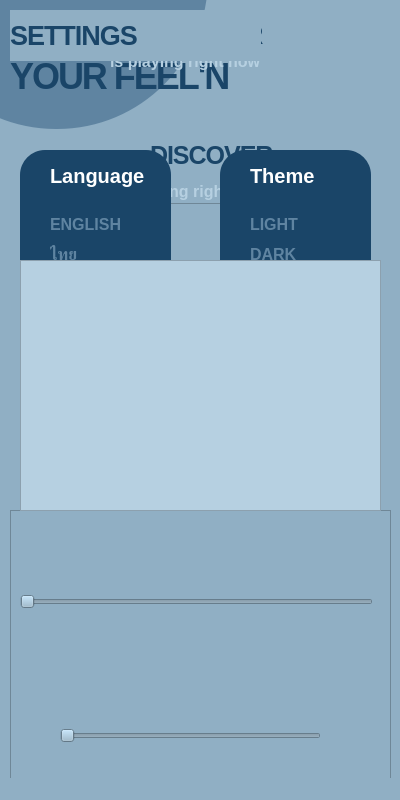
<?xml version="1.0" encoding="UTF-8"?>
<ui version="4.0">
 <class>MainWindow</class>
 <widget class="QMainWindow" name="MainWindow">
  <property name="geometry">
   <rect>
    <x>0</x>
    <y>0</y>
    <width>400</width>
    <height>800</height>
   </rect>
  </property>
  <property name="minimumSize">
   <size>
    <width>400</width>
    <height>800</height>
   </size>
  </property>
  <property name="maximumSize">
   <size>
    <width>400</width>
    <height>800</height>
   </size>
  </property>
  <property name="windowTitle">
   <string>MainWindow</string>
  </property>
  <property name="styleSheet">
   <string notr="true">background-color: rgb(144, 175, 196);</string>
  </property>
  <property name="animated">
   <bool>false</bool>
  </property>
  <widget class="QWidget" name="centralwidget">
   <widget class="QLabel" name="label">
    <property name="geometry">
     <rect>
      <x>-95</x>
      <y>-174</y>
      <width>303</width>
      <height>303</height>
     </rect>
    </property>
    <property name="sizePolicy">
     <sizepolicy hsizetype="Fixed" vsizetype="Fixed">
      <horstretch>20</horstretch>
      <verstretch>20</verstretch>
     </sizepolicy>
    </property>
    <property name="minimumSize">
     <size>
      <width>303</width>
      <height>303</height>
     </size>
    </property>
    <property name="maximumSize">
     <size>
      <width>303</width>
      <height>303</height>
     </size>
    </property>
    <property name="styleSheet">
     <string notr="true">QLabel {
	background-color: rgb(95, 132, 161);
	border-radius: 151px;
}</string>
    </property>
    <property name="frameShape">
     <enum>QFrame::NoFrame</enum>
    </property>
    <property name="text">
     <string/>
    </property>
   </widget>
   <widget class="QLabel" name="label_2">
    <property name="geometry">
     <rect>
      <x>10</x>
      <y>10</y>
      <width>251</width>
      <height>91</height>
     </rect>
    </property>
    <property name="font">
     <font>
      <family>Segoe UI</family>
      <pointsize>27</pointsize>
      <italic>false</italic>
      <bold>true</bold>
      <underline>false</underline>
      <strikeout>false</strikeout>
      <stylestrategy>PreferDefault</stylestrategy>
      <kerning>true</kerning>
     </font>
    </property>
    <property name="tabletTracking">
     <bool>false</bool>
    </property>
    <property name="styleSheet">
     <string notr="true">letter-spacing: -2px;
font-style: normal;
font-weight: 2000;
background-color: transparent;
color: #1A4568	
</string>
    </property>
    <property name="text">
     <string>DISCOVER 
YOUR FEEL'N</string>
    </property>
   </widget>
   <widget class="QPushButton" name="pushButton">
    <property name="geometry">
     <rect>
      <x>360</x>
      <y>20</y>
      <width>28</width>
      <height>28</height>
     </rect>
    </property>
    <property name="cursor">
     <cursorShape>PointingHandCursor</cursorShape>
    </property>
    <property name="styleSheet">
     <string notr="true">QPushButton {
	background-image: url(:/gear-solid 1.png);
    background-repeat: no-repeat;
    background-position: center;
	border: none;
}</string>
    </property>
    <property name="text">
     <string/>
    </property>
    <property name="iconSize">
     <size>
      <width>100</width>
      <height>28</height>
     </size>
    </property>
    <property name="checkable">
     <bool>false</bool>
    </property>
    <property name="autoRepeat">
     <bool>false</bool>
    </property>
   </widget>
   <widget class="QFrame" name="frame">
    <property name="geometry">
     <rect>
      <x>60</x>
      <y>203</y>
      <width>281</width>
      <height>291</height>
     </rect>
    </property>
    <property name="styleSheet">
     <string notr="true">background-image: url(:/Dis_pic.png);</string>
    </property>
    <property name="frameShape">
     <enum>QFrame::StyledPanel</enum>
    </property>
    <property name="frameShadow">
     <enum>QFrame::Raised</enum>
    </property>
   </widget>
   <widget class="QLabel" name="label_3">
    <property name="geometry">
     <rect>
      <x>115</x>
      <y>180</y>
      <width>191</width>
      <height>22</height>
     </rect>
    </property>
    <property name="font">
     <font>
      <pointsize>12</pointsize>
      <bold>true</bold>
     </font>
    </property>
    <property name="styleSheet">
     <string notr="true">QLabel{
	qproperty-alignment: 'AlignCenter';
	background-color: transparent;
	color: #B6D0E1
}</string>
    </property>
    <property name="text">
     <string>is playing right now</string>
    </property>
   </widget>
   <widget class="QLabel" name="label_4">
    <property name="geometry">
     <rect>
      <x>150</x>
      <y>140</y>
      <width>131</width>
      <height>31</height>
     </rect>
    </property>
    <property name="font">
     <font>
      <family>Segoe UI</family>
      <pointsize>-1</pointsize>
      <italic>false</italic>
      <bold>true</bold>
      <underline>false</underline>
      <strikeout>false</strikeout>
      <stylestrategy>PreferDefault</stylestrategy>
      <kerning>true</kerning>
     </font>
    </property>
    <property name="tabletTracking">
     <bool>false</bool>
    </property>
    <property name="styleSheet">
     <string notr="true">letter-spacing: -1px;
font-style: normal;
font-weight: 2000;
font-size: 25px;
line-height: 38px;
text-align: center;
color: #1A4568;
</string>
    </property>
    <property name="text">
     <string>DISCOVER</string>
    </property>
   </widget>
   <widget class="QLabel" name="label_5">
    <property name="geometry">
     <rect>
      <x>110</x>
      <y>50</y>
      <width>191</width>
      <height>22</height>
     </rect>
    </property>
    <property name="font">
     <font>
      <pointsize>12</pointsize>
      <bold>true</bold>
     </font>
    </property>
    <property name="styleSheet">
     <string notr="true">QLabel{
	qproperty-alignment: 'AlignCenter';
	background-color: transparent;
	color: #B6D0E1
}</string>
    </property>
    <property name="text">
     <string>is playing right now</string>
    </property>
   </widget>
   <widget class="QLabel" name="label_6">
    <property name="geometry">
     <rect>
      <x>140</x>
      <y>20</y>
      <width>131</width>
      <height>31</height>
     </rect>
    </property>
    <property name="font">
     <font>
      <family>Segoe UI</family>
      <pointsize>-1</pointsize>
      <italic>false</italic>
      <bold>true</bold>
      <underline>false</underline>
      <strikeout>false</strikeout>
      <stylestrategy>PreferDefault</stylestrategy>
      <kerning>true</kerning>
     </font>
    </property>
    <property name="tabletTracking">
     <bool>false</bool>
    </property>
    <property name="styleSheet">
     <string notr="true">letter-spacing: -1px;
font-style: normal;
font-weight: 2000;
font-size: 25px;
line-height: 38px;
text-align: center;
color: #1A4568;
background-color: transparent;</string>
    </property>
    <property name="text">
     <string>DISCOVER</string>
    </property>
   </widget>
   <widget class="QFrame" name="frame_4">
    <property name="geometry">
     <rect>
      <x>120</x>
      <y>80</y>
      <width>171</width>
      <height>171</height>
     </rect>
    </property>
    <property name="styleSheet">
     <string notr="true">image: url(:/Dis_pic.png);
background-color: transparent;</string>
    </property>
    <property name="frameShape">
     <enum>QFrame::StyledPanel</enum>
    </property>
    <property name="frameShadow">
     <enum>QFrame::Raised</enum>
    </property>
   </widget>
   <widget class="QPushButton" name="pushButton_31">
    <property name="geometry">
     <rect>
      <x>720</x>
      <y>410</y>
      <width>93</width>
      <height>29</height>
     </rect>
    </property>
    <property name="styleSheet">
     <string notr="true">QPushButton {
font-style: normal;
font-weight: 2000;
font-size: 16px;
line-height: 41px;
letter-spacing: -1px;
background-color: rgb(26, 69, 104);
color: #FFFFFF;
}
QPushButton:hover
{
color: #808080;
background-color: rgb(255, 255, 255);
}
</string>
    </property>
    <property name="text">
     <string>APPLY</string>
    </property>
   </widget>
   <widget class="QFrame" name="frame_7">
    <property name="geometry">
     <rect>
      <x>410</x>
      <y>100</y>
      <width>421</width>
      <height>261</height>
     </rect>
    </property>
    <property name="autoFillBackground">
     <bool>false</bool>
    </property>
    <property name="styleSheet">
     <string notr="true">background-color: rgb(26, 69, 104);border-radius: 25px;;</string>
    </property>
    <property name="frameShape">
     <enum>QFrame::StyledPanel</enum>
    </property>
    <property name="frameShadow">
     <enum>QFrame::Raised</enum>
    </property>
    <widget class="QPushButton" name="pushButton_32">
     <property name="geometry">
      <rect>
       <x>30</x>
       <y>60</y>
       <width>121</width>
       <height>29</height>
      </rect>
     </property>
     <property name="styleSheet">
      <string notr="true">QPushButton {
font-style: normal;
font-weight: 2000;
font-size: 16px;
line-height: 24px;
text-align: left;
color: #5F84A1;
}
QPushButton:hover {
color: rgb(158, 170, 189)
}
</string>
     </property>
     <property name="text">
      <string>PLAY/PAUSE</string>
     </property>
    </widget>
    <widget class="QPushButton" name="pushButton_33">
     <property name="geometry">
      <rect>
       <x>30</x>
       <y>90</y>
       <width>93</width>
       <height>29</height>
      </rect>
     </property>
     <property name="styleSheet">
      <string notr="true">QPushButton {
font-style: normal;
font-weight: 2000;
font-size: 16px;
line-height: 24px;
text-align: left;
color: #5F84A1;
}
QPushButton:hover {
color: rgb(158, 170, 189)
}
</string>
     </property>
     <property name="text">
      <string>NEXT</string>
     </property>
    </widget>
    <widget class="QPushButton" name="pushButton_34">
     <property name="geometry">
      <rect>
       <x>30</x>
       <y>120</y>
       <width>93</width>
       <height>29</height>
      </rect>
     </property>
     <property name="styleSheet">
      <string notr="true">QPushButton {
font-style: normal;
font-weight: 2000;
font-size: 16px;
line-height: 24px;
text-align: left;
color: #5F84A1;
}
QPushButton:hover {
color: rgb(158, 170, 189)
}
</string>
     </property>
     <property name="text">
      <string>PREVIOUS</string>
     </property>
    </widget>
    <widget class="QLabel" name="label_12">
     <property name="geometry">
      <rect>
       <x>30</x>
       <y>10</y>
       <width>81</width>
       <height>31</height>
      </rect>
     </property>
     <property name="font">
      <font>
       <family>Segoe UI</family>
       <pointsize>-1</pointsize>
       <italic>false</italic>
       <bold>true</bold>
      </font>
     </property>
     <property name="styleSheet">
      <string notr="true">font-weight: 2000;
font-size: 20px;
line-height: 24px;
text-align: center;
color: #FFFFFF;</string>
     </property>
     <property name="text">
      <string>HOTKEYS</string>
     </property>
    </widget>
    <widget class="QPushButton" name="pushButton_35">
     <property name="geometry">
      <rect>
       <x>30</x>
       <y>150</y>
       <width>93</width>
       <height>29</height>
      </rect>
     </property>
     <property name="styleSheet">
      <string notr="true">QPushButton {
font-style: normal;
font-weight: 2000;
font-size: 16px;
line-height: 24px;
text-align: left;
color: #5F84A1;
}
QPushButton:hover {
color: rgb(158, 170, 189)
}
</string>
     </property>
     <property name="text">
      <string>SETTINGS</string>
     </property>
    </widget>
    <widget class="QPushButton" name="pushButton_36">
     <property name="geometry">
      <rect>
       <x>30</x>
       <y>180</y>
       <width>121</width>
       <height>29</height>
      </rect>
     </property>
     <property name="styleSheet">
      <string notr="true">QPushButton {
font-style: normal;
font-weight: 2000;
font-size: 16px;
line-height: 24px;
text-align: left;
color: #5F84A1;
}
QPushButton:hover {
color: rgb(158, 170, 189)
}
</string>
     </property>
     <property name="text">
      <string>IMPORT FILE</string>
     </property>
    </widget>
    <widget class="QPushButton" name="pushButton_37">
     <property name="geometry">
      <rect>
       <x>30</x>
       <y>210</y>
       <width>93</width>
       <height>29</height>
      </rect>
     </property>
     <property name="styleSheet">
      <string notr="true">QPushButton {
font-style: normal;
font-weight: 2000;
font-size: 16px;
line-height: 24px;
text-align: left;
color: #5F84A1;
}
QPushButton:hover {
color: rgb(158, 170, 189)
}
</string>
     </property>
     <property name="text">
      <string>SHUFFLE</string>
     </property>
    </widget>
    <widget class="QPushButton" name="pushButton_38">
     <property name="geometry">
      <rect>
       <x>220</x>
       <y>60</y>
       <width>121</width>
       <height>29</height>
      </rect>
     </property>
     <property name="styleSheet">
      <string notr="true">QPushButton {
font-style: normal;
font-weight: 2000;
font-size: 16px;
line-height: 24px;
text-align: left;
color: #5F84A1;
}
QPushButton:hover {
color: rgb(158, 170, 189)
}
</string>
     </property>
     <property name="text">
      <string>SPACEBAR</string>
     </property>
    </widget>
    <widget class="QPushButton" name="pushButton_39">
     <property name="geometry">
      <rect>
       <x>220</x>
       <y>90</y>
       <width>171</width>
       <height>29</height>
      </rect>
     </property>
     <property name="styleSheet">
      <string notr="true">QPushButton {
font-style: normal;
font-weight: 2000;
font-size: 16px;
line-height: 24px;
text-align: left;
color: #5F84A1;
}
QPushButton:hover {
color: rgb(158, 170, 189)
}
</string>
     </property>
     <property name="text">
      <string>RIGHTARROWKEY</string>
     </property>
    </widget>
    <widget class="QPushButton" name="pushButton_40">
     <property name="geometry">
      <rect>
       <x>220</x>
       <y>120</y>
       <width>161</width>
       <height>29</height>
      </rect>
     </property>
     <property name="styleSheet">
      <string notr="true">QPushButton {
font-style: normal;
font-weight: 2000;
font-size: 16px;
line-height: 24px;
text-align: left;
color: #5F84A1;
}
QPushButton:hover {
color: rgb(158, 170, 189)
}
</string>
     </property>
     <property name="text">
      <string>LEFTARROWKEY</string>
     </property>
    </widget>
    <widget class="QPushButton" name="pushButton_41">
     <property name="geometry">
      <rect>
       <x>220</x>
       <y>150</y>
       <width>161</width>
       <height>29</height>
      </rect>
     </property>
     <property name="styleSheet">
      <string notr="true">QPushButton {
font-style: normal;
font-weight: 2000;
font-size: 16px;
line-height: 24px;
text-align: left;
color: #5F84A1;
}
QPushButton:hover {
color: rgb(158, 170, 189)
}
</string>
     </property>
     <property name="text">
      <string>ESC</string>
     </property>
    </widget>
    <widget class="QPushButton" name="pushButton_42">
     <property name="geometry">
      <rect>
       <x>220</x>
       <y>180</y>
       <width>161</width>
       <height>29</height>
      </rect>
     </property>
     <property name="styleSheet">
      <string notr="true">QPushButton {
font-style: normal;
font-weight: 2000;
font-size: 16px;
line-height: 24px;
text-align: left;
color: #5F84A1;
}
QPushButton:hover {
color: rgb(158, 170, 189)
}
</string>
     </property>
     <property name="text">
      <string>CTRL + O</string>
     </property>
    </widget>
    <widget class="QPushButton" name="pushButton_43">
     <property name="geometry">
      <rect>
       <x>220</x>
       <y>210</y>
       <width>161</width>
       <height>29</height>
      </rect>
     </property>
     <property name="styleSheet">
      <string notr="true">QPushButton {
font-style: normal;
font-weight: 2000;
font-size: 16px;
line-height: 24px;
text-align: left;
color: #5F84A1;
}
QPushButton:hover {
color: rgb(158, 170, 189)
}
</string>
     </property>
     <property name="text">
      <string>S</string>
     </property>
    </widget>
   </widget>
   <widget class="QFrame" name="frame_8">
    <property name="geometry">
     <rect>
      <x>0</x>
      <y>90</y>
      <width>401</width>
      <height>341</height>
     </rect>
    </property>
    <property name="styleSheet">
     <string notr="true">background-color: transparent;</string>
    </property>
    <property name="frameShape">
     <enum>QFrame::StyledPanel</enum>
    </property>
    <property name="frameShadow">
     <enum>QFrame::Raised</enum>
    </property>
    <widget class="QFrame" name="frame_6">
     <property name="geometry">
      <rect>
       <x>220</x>
       <y>60</y>
       <width>151</width>
       <height>261</height>
      </rect>
     </property>
     <property name="autoFillBackground">
      <bool>false</bool>
     </property>
     <property name="styleSheet">
      <string notr="true">background-color: rgb(26, 69, 104);border-radius: 25px;;</string>
     </property>
     <property name="frameShape">
      <enum>QFrame::StyledPanel</enum>
     </property>
     <property name="frameShadow">
      <enum>QFrame::Raised</enum>
     </property>
     <widget class="QLabel" name="label_11">
      <property name="geometry">
       <rect>
        <x>30</x>
        <y>10</y>
        <width>81</width>
        <height>31</height>
       </rect>
      </property>
      <property name="font">
       <font>
        <family>Segoe UI</family>
        <pointsize>-1</pointsize>
        <italic>false</italic>
        <bold>true</bold>
       </font>
      </property>
      <property name="styleSheet">
       <string notr="true">font-weight: 2000;
font-size: 20px;
line-height: 24px;
text-align: center;
color: #FFFFFF;</string>
      </property>
      <property name="text">
       <string>Theme</string>
      </property>
     </widget>
     <widget class="QPushButton" name="pushButton_28">
      <property name="geometry">
       <rect>
        <x>30</x>
        <y>60</y>
        <width>93</width>
        <height>29</height>
       </rect>
      </property>
      <property name="styleSheet">
       <string notr="true">QPushButton {
font-style: normal;
font-weight: 2000;
font-size: 16px;
line-height: 24px;
text-align: left;
color: #5F84A1;
}
QPushButton:hover {
color: rgb(158, 170, 189)
}
</string>
      </property>
      <property name="text">
       <string>LIGHT</string>
      </property>
     </widget>
     <widget class="QPushButton" name="pushButton_29">
      <property name="geometry">
       <rect>
        <x>30</x>
        <y>90</y>
        <width>93</width>
        <height>29</height>
       </rect>
      </property>
      <property name="styleSheet">
       <string notr="true">QPushButton {
font-style: normal;
font-weight: 2000;
font-size: 16px;
line-height: 24px;
text-align: left;
color: #5F84A1;
}
QPushButton:hover {
color: rgb(158, 170, 189)
}
</string>
      </property>
      <property name="text">
       <string>DARK</string>
      </property>
     </widget>
     <widget class="QPushButton" name="pushButton_30">
      <property name="geometry">
       <rect>
        <x>30</x>
        <y>120</y>
        <width>93</width>
        <height>29</height>
       </rect>
      </property>
      <property name="styleSheet">
       <string notr="true">QPushButton {
font-style: normal;
font-weight: 2000;
font-size: 16px;
line-height: 24px;
text-align: left;
color: #5F84A1;
}
QPushButton:hover {
color: rgb(158, 170, 189)
}
</string>
      </property>
      <property name="text">
       <string>CUSTOM</string>
      </property>
     </widget>
    </widget>
    <widget class="QFrame" name="frame_5">
     <property name="geometry">
      <rect>
       <x>20</x>
       <y>60</y>
       <width>151</width>
       <height>261</height>
      </rect>
     </property>
     <property name="autoFillBackground">
      <bool>false</bool>
     </property>
     <property name="styleSheet">
      <string notr="true">background-color: rgb(26, 69, 104);border-radius: 25px;;</string>
     </property>
     <property name="frameShape">
      <enum>QFrame::StyledPanel</enum>
     </property>
     <property name="frameShadow">
      <enum>QFrame::Raised</enum>
     </property>
     <widget class="QLabel" name="label_10">
      <property name="geometry">
       <rect>
        <x>30</x>
        <y>10</y>
        <width>101</width>
        <height>31</height>
       </rect>
      </property>
      <property name="font">
       <font>
        <family>Segoe UI</family>
        <pointsize>-1</pointsize>
        <italic>false</italic>
        <bold>true</bold>
       </font>
      </property>
      <property name="styleSheet">
       <string notr="true">font-weight: 2000;
font-size: 20px;
line-height: 24px;
text-align: center;
color: #FFFFFF;</string>
      </property>
      <property name="text">
       <string>Language</string>
      </property>
     </widget>
     <widget class="QPushButton" name="pushButton_14">
      <property name="geometry">
       <rect>
        <x>30</x>
        <y>60</y>
        <width>93</width>
        <height>29</height>
       </rect>
      </property>
      <property name="styleSheet">
       <string notr="true">QPushButton {
font-style: normal;
font-weight: 2000;
font-size: 16px;
line-height: 24px;
text-align: left;
color: #5F84A1;
}
QPushButton:hover {
color: rgb(158, 170, 189)
}

</string>
      </property>
      <property name="text">
       <string>ENGLISH</string>
      </property>
     </widget>
     <widget class="QPushButton" name="pushButton_27">
      <property name="geometry">
       <rect>
        <x>30</x>
        <y>90</y>
        <width>93</width>
        <height>29</height>
       </rect>
      </property>
      <property name="styleSheet">
       <string notr="true">QPushButton {
font-style: normal;
font-weight: 2000;
font-size: 16px;
line-height: 24px;
text-align: left;
color: #5F84A1;
}
QPushButton:hover {
color: rgb(158, 170, 189)
}
</string>
      </property>
      <property name="text">
       <string>ไทย</string>
      </property>
     </widget>
    </widget>
   </widget>
   <widget class="QFrame" name="frame_9">
    <property name="geometry">
     <rect>
      <x>10</x>
      <y>510</y>
      <width>381</width>
      <height>271</height>
     </rect>
    </property>
    <property name="frameShape">
     <enum>QFrame::StyledPanel</enum>
    </property>
    <property name="frameShadow">
     <enum>QFrame::Raised</enum>
    </property>
    <widget class="QPushButton" name="pushButton_8">
     <property name="geometry">
      <rect>
       <x>280</x>
       <y>20</y>
       <width>28</width>
       <height>28</height>
      </rect>
     </property>
     <property name="cursor">
      <cursorShape>PointingHandCursor</cursorShape>
     </property>
     <property name="styleSheet">
      <string notr="true">QPushButton {
	background-image: url(:/button-list.png);
    background-repeat: no-repeat;
    background-position: center;
	border: none;
}</string>
     </property>
     <property name="text">
      <string/>
     </property>
     <property name="iconSize">
      <size>
       <width>28</width>
       <height>28</height>
      </size>
     </property>
    </widget>
    <widget class="QPushButton" name="pushButton_4">
     <property name="geometry">
      <rect>
       <x>54</x>
       <y>20</y>
       <width>28</width>
       <height>28</height>
      </rect>
     </property>
     <property name="cursor">
      <cursorShape>PointingHandCursor</cursorShape>
     </property>
     <property name="styleSheet">
      <string notr="true">QPushButton {
	background-image: url(:/button-icon-Vector.png);
    background-repeat: no-repeat;
    background-position: center;
	border: none;
}</string>
     </property>
     <property name="text">
      <string/>
     </property>
     <property name="iconSize">
      <size>
       <width>28</width>
       <height>28</height>
      </size>
     </property>
    </widget>
    <widget class="QPushButton" name="pushButton_3">
     <property name="geometry">
      <rect>
       <x>130</x>
       <y>20</y>
       <width>28</width>
       <height>28</height>
      </rect>
     </property>
     <property name="cursor">
      <cursorShape>PointingHandCursor</cursorShape>
     </property>
     <property name="styleSheet">
      <string notr="true">QPushButton {
	background-image: url(:/button-icon-file-import.png);
    background-repeat: no-repeat;
    background-position: center;
	border: none;
}</string>
     </property>
     <property name="text">
      <string/>
     </property>
     <property name="iconSize">
      <size>
       <width>28</width>
       <height>28</height>
      </size>
     </property>
    </widget>
    <widget class="QSlider" name="horizontalSlider">
     <property name="geometry">
      <rect>
       <x>10</x>
       <y>81</y>
       <width>353</width>
       <height>22</height>
      </rect>
     </property>
     <property name="orientation">
      <enum>Qt::Horizontal</enum>
     </property>
    </widget>
    <widget class="QPushButton" name="pushButton_2">
     <property name="geometry">
      <rect>
       <x>206</x>
       <y>20</y>
       <width>28</width>
       <height>28</height>
      </rect>
     </property>
     <property name="cursor">
      <cursorShape>PointingHandCursor</cursorShape>
     </property>
     <property name="styleSheet">
      <string notr="true">QPushButton {
	background-image: url(:/button-icon-shuffle.png);
    background-repeat: no-repeat;
    background-position: center;
	border: none;
}</string>
     </property>
     <property name="text">
      <string/>
     </property>
     <property name="iconSize">
      <size>
       <width>28</width>
       <height>28</height>
      </size>
     </property>
    </widget>
    <widget class="QFrame" name="frame_3">
     <property name="geometry">
      <rect>
       <x>320</x>
       <y>210</y>
       <width>31</width>
       <height>31</height>
      </rect>
     </property>
     <property name="styleSheet">
      <string notr="true">QFrame {
	
	background-image: url(:/volume-high-solid 2.png);
    background-repeat: no-repeat;
    background-position: center;
	border: none;
}</string>
     </property>
     <property name="frameShape">
      <enum>QFrame::StyledPanel</enum>
     </property>
     <property name="frameShadow">
      <enum>QFrame::Raised</enum>
     </property>
    </widget>
    <widget class="QPushButton" name="pushButton_6">
     <property name="geometry">
      <rect>
       <x>176</x>
       <y>130</y>
       <width>30</width>
       <height>30</height>
      </rect>
     </property>
     <property name="cursor">
      <cursorShape>PointingHandCursor</cursorShape>
     </property>
     <property name="styleSheet">
      <string notr="true">QPushButton {
	background-image: url(:/button-play-solid 1.png);
    background-repeat: no-repeat;
    background-position: center;
	border: none;
}</string>
     </property>
     <property name="text">
      <string/>
     </property>
     <property name="iconSize">
      <size>
       <width>28</width>
       <height>28</height>
      </size>
     </property>
    </widget>
    <widget class="QPushButton" name="pushButton_5">
     <property name="geometry">
      <rect>
       <x>100</x>
       <y>130</y>
       <width>30</width>
       <height>30</height>
      </rect>
     </property>
     <property name="cursor">
      <cursorShape>PointingHandCursor</cursorShape>
     </property>
     <property name="styleSheet">
      <string notr="true">QPushButton {
	background-image: url(:/button-backward-solid 1.png);
    background-repeat: no-repeat;
    background-position: center;
	border: none;
}</string>
     </property>
     <property name="text">
      <string/>
     </property>
     <property name="iconSize">
      <size>
       <width>28</width>
       <height>28</height>
      </size>
     </property>
    </widget>
    <widget class="QSlider" name="horizontalSlider_2">
     <property name="geometry">
      <rect>
       <x>50</x>
       <y>215</y>
       <width>261</width>
       <height>22</height>
      </rect>
     </property>
     <property name="orientation">
      <enum>Qt::Horizontal</enum>
     </property>
    </widget>
    <widget class="QFrame" name="frame_2">
     <property name="geometry">
      <rect>
       <x>10</x>
       <y>210</y>
       <width>31</width>
       <height>31</height>
      </rect>
     </property>
     <property name="styleSheet">
      <string notr="true">QFrame {
	background-image: url(:/voulume-off-solid.png);
    background-repeat: no-repeat;
    background-position: center;
	border: none;
}</string>
     </property>
     <property name="frameShape">
      <enum>QFrame::StyledPanel</enum>
     </property>
     <property name="frameShadow">
      <enum>QFrame::Raised</enum>
     </property>
    </widget>
    <widget class="QPushButton" name="pushButton_7">
     <property name="geometry">
      <rect>
       <x>252</x>
       <y>130</y>
       <width>30</width>
       <height>30</height>
      </rect>
     </property>
     <property name="cursor">
      <cursorShape>PointingHandCursor</cursorShape>
     </property>
     <property name="styleSheet">
      <string notr="true">QPushButton {
	background-image: url(:/button-forward-solid 1.png);
    background-repeat: no-repeat;
    background-position: center;
	border: none;
}</string>
     </property>
     <property name="text">
      <string/>
     </property>
     <property name="iconSize">
      <size>
       <width>28</width>
       <height>28</height>
      </size>
     </property>
    </widget>
   </widget>
   <widget class="QLabel" name="label_13">
    <property name="geometry">
     <rect>
      <x>10</x>
      <y>10</y>
      <width>251</width>
      <height>51</height>
     </rect>
    </property>
    <property name="font">
     <font>
      <family>Segoe UI</family>
      <pointsize>-1</pointsize>
      <italic>false</italic>
      <bold>true</bold>
     </font>
    </property>
    <property name="styleSheet">
     <string notr="true">font-style: normal;
font-weight: 2000;
font-size: 27px;
line-height: 41px;
letter-spacing: -1px;

color: #1A4568;</string>
    </property>
    <property name="text">
     <string>SETTINGS</string>
    </property>
   </widget>
   <widget class="QListWidget" name="listWidget">
    <property name="geometry">
     <rect>
      <x>20</x>
      <y>260</y>
      <width>361</width>
      <height>251</height>
     </rect>
    </property>
    <property name="styleSheet">
     <string notr="true">background-color: rgb(182, 208, 225);</string>
    </property>
   </widget>
  </widget>
  <widget class="QStatusBar" name="statusbar"/>
 </widget>
 <resources/>
 <connections/>
</ui>
